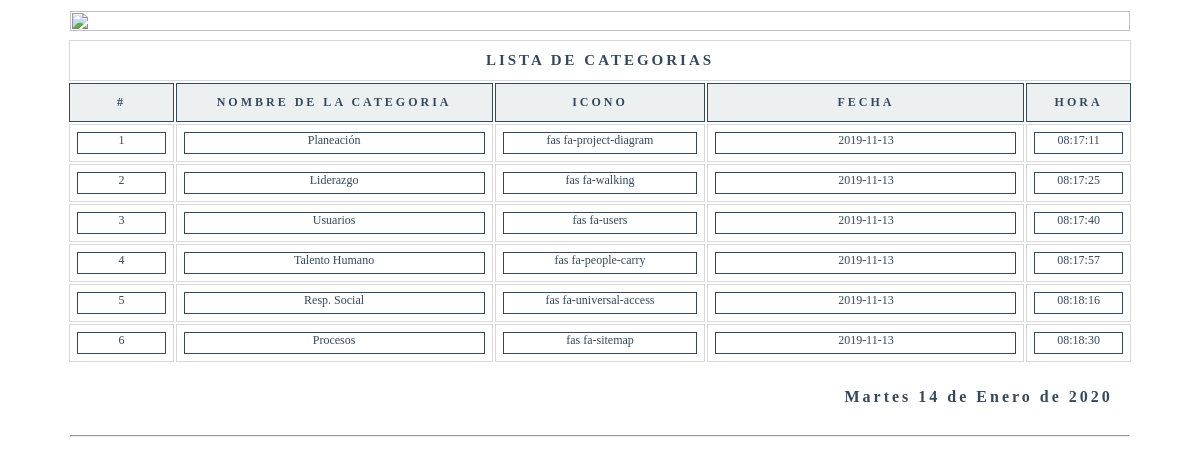
Screenshot of /mCategorias/res/listaCategorias.php with the database file from the repository.
### tables this page shows
CREATE TABLE `categorias` (
  `id_categoria` int(11) NOT NULL auto_increment,
  `nombre_categoria` text,
  `ico_categoria` text,
  `id_registro` int(11) default NULL,
  `fecha_registro` date default NULL,
  `hora_registro` time default NULL,
  `activo` int(11) default NULL,
  PRIMARY KEY  (`id_categoria`)
);

### funcionesPHP/fechaEspanol.php (called while the page is built)
<?php
function fechaCastellano ($fecha) {
    $fecha = substr($fecha, 0, 10);
    $numeroDia = date('d', strtotime($fecha));
    $dia = date('l', strtotime($fecha));
    $mes = date('F', strtotime($fecha));
    $anio = date('Y', strtotime($fecha));
    $dias_ES = array("Lunes", "Martes", "Miércoles", "Jueves", "Viernes", "Sábado", "Domingo");
    $dias_EN = array("Monday", "Tuesday", "Wednesday", "Thursday", "Friday", "Saturday", "Sunday");
    $nombredia = str_replace($dias_EN, $dias_ES, $dia);
  $meses_ES = array("Enero", "Febrero", "Marzo", "Abril", "Mayo", "Junio", "Julio", "Agosto", "Septiembre", "Octubre", "Noviembre", "Diciembre");
    $meses_EN = array("January", "February", "March", "April", "May", "June", "July", "August", "September", "October", "November", "December");
    $nombreMes = str_replace($meses_EN, $meses_ES, $mes);
    return $nombredia." ".$numeroDia." de ".$nombreMes." de ".$anio;
  }
?>

### mCategorias/res/listaCategorias.php (the view, shortened to what this page needs)
<?php
    include'../conexion/conexion.php';
    include'../funcionesPHP/fechaEspanol.php';
    $consulta=mysql_query("SELECT
                            nombre_categoria,
                            ico_categoria,
                            fecha_registro,
                            hora_registro
                            FROM
                            categorias WHERE activo=1",$conexion) or die (mysql_error());
    $fecha=date("Y-m-d");
    $fechaEspanol=fechaCastellano($fecha);
 ?>
<table border="0">
    <col style="width: 100%" class="col1">
    <tr>
        <td>
        <img src="../img/encabezado.jpg" alt="">
        </td>
    </tr>
</table>
<table border="0">
    <col style="width: 10%">
    <col style="width: 10%">
    <col style="width: 10%">
    <col style="width: 10%">
    <col style="width: 10%">
    <col style="width: 10%">
    <col style="width: 10%">
    <col style="width: 10%">
    <col style="width: 10%">
    <col style="width: 10%">
    <tr border="0">
        <td></td><td></td><td></td><td></td><td></td><td></td><td></td><td></td><td></td><td></td>
    </tr>
    <tr >
        <td  colspan="10" class="encabezado">
            LISTA DE CATEGORIAS
        </td>
    </tr>
    <tr >
        <td  colspan="1" class="titular">
            #
        </td>
        <td  colspan="3" class="titular">
            Nombre de la categoria
        </td>
        <td  colspan="2" class="titular">
            Icono
        </td>
        <td  colspan="3" class="titular">
            Fecha
        </td>
        <td  colspan="2" class="titular">
            Hora
        </td>
    </tr>
    <?php
        $n=1;
        while($row=mysql_fetch_row($consulta)){
            $nombre  = $row[0];
            $icono  = $row[1];
            $fecha = $row[2];
            $hora    = $row[3];
    ?>
        <tr >
            <td  colspan="1" class="borde">
                <p class="parrafo">
                    <?php echo $n; ?>
                </p>
            </td>
            <td  colspan="3" class="borde">
                <p class="parrafo">
                    <?php echo $nombre; ?>
                </p>
            </td>
            <td  colspan="2" class="borde">
                <p class="parrafo">
                    <?php echo $icono; ?>
                </p>
            </td>
            <td  colspan="3" class="borde">
                <p class="parrafo">
                    <?php echo $fecha; ?>
                </p>
            </td>
            <td  colspan="2" class="borde">
                <p class="parrafo">
                    <?php echo $hora; ?>
                </p>
            </td>
        </tr>
    <?php
        $n++;
        }
    ?>
</table>
<table>
<col style="width: 10%">
    <col style="width: 10%">
    <col style="width: 10%">
    <col style="width: 10%">
    <col style="width: 10%">
    <col style="width: 10%">
    <col style="width: 10%">
    <col style="width: 10%">
    <col style="width: 10%">
    <col style="width: 10%">
    <tr border="0">
        <td></td><td></td><td></td><td></td><td></td><td></td><td></td><td></td><td></td><td></td>
    </tr>
    <tr >
        <td  colspan="10" class="fecha">
            <strong><?php echo "$fechaEspanol"; ?></strong>
        </td>
    </tr>
    <tr>
        <td  colspan="10" align="center">
            <hr>
        </td>
    </tr>
</table>

### mCategorias/res/listaCategorias.php (style rules this page uses)
table { width: 90%; margin:auto; }
td.borde { text-align: center; border: solid 1px #D8D8D8; padding: 2px; text-align: center; }
td.titular { text-align: center; border: solid 1px #34495e; background: #ecf0f1; color:#34495e; font-weight: bold; text-transform: uppercase; letter-spacing: 3px; padding: 11px; font-size:12px; }
p.parrafo { border: solid 1px #34495e; color:#34495e; font-size:12px; margin:5px; padding:0px 0px 5px 0px; }
td.encabezado { text-align: center; color:#34495e; font-weight: bold; text-transform: uppercase; letter-spacing: 3px; padding: 11px; font-size:15px; border: solid 1px #D8D8D8; }
td.fecha { text-align: right; border: solid 0px #34495e; background: #ffffff; color:#34495e; letter-spacing: 3px; padding: 18px; }
img { width: 100%; }

### rows the page displays
categorias: nombre_categoria "Planeación", ico_categoria "fas fa-project-diagram", fecha_registro "2019-11-13", hora_registro "08:17:11"
categorias: nombre_categoria "Liderazgo", ico_categoria "fas fa-walking", fecha_registro "2019-11-13", hora_registro "08:17:25"
categorias: nombre_categoria "Usuarios", ico_categoria "fas fa-users", fecha_registro "2019-11-13", hora_registro "08:17:40"
categorias: nombre_categoria "Talento Humano", ico_categoria "fas fa-people-carry", fecha_registro "2019-11-13", hora_registro "08:17:57"
categorias: nombre_categoria "Resp. Social", ico_categoria "fas fa-universal-access", fecha_registro "2019-11-13", hora_registro "08:18:16"
categorias: nombre_categoria "Procesos", ico_categoria "fas fa-sitemap", fecha_registro "2019-11-13", hora_registro "08:18:30"

### other values shown
$fechaEspanol "Martes 14 de Enero de 2020"
